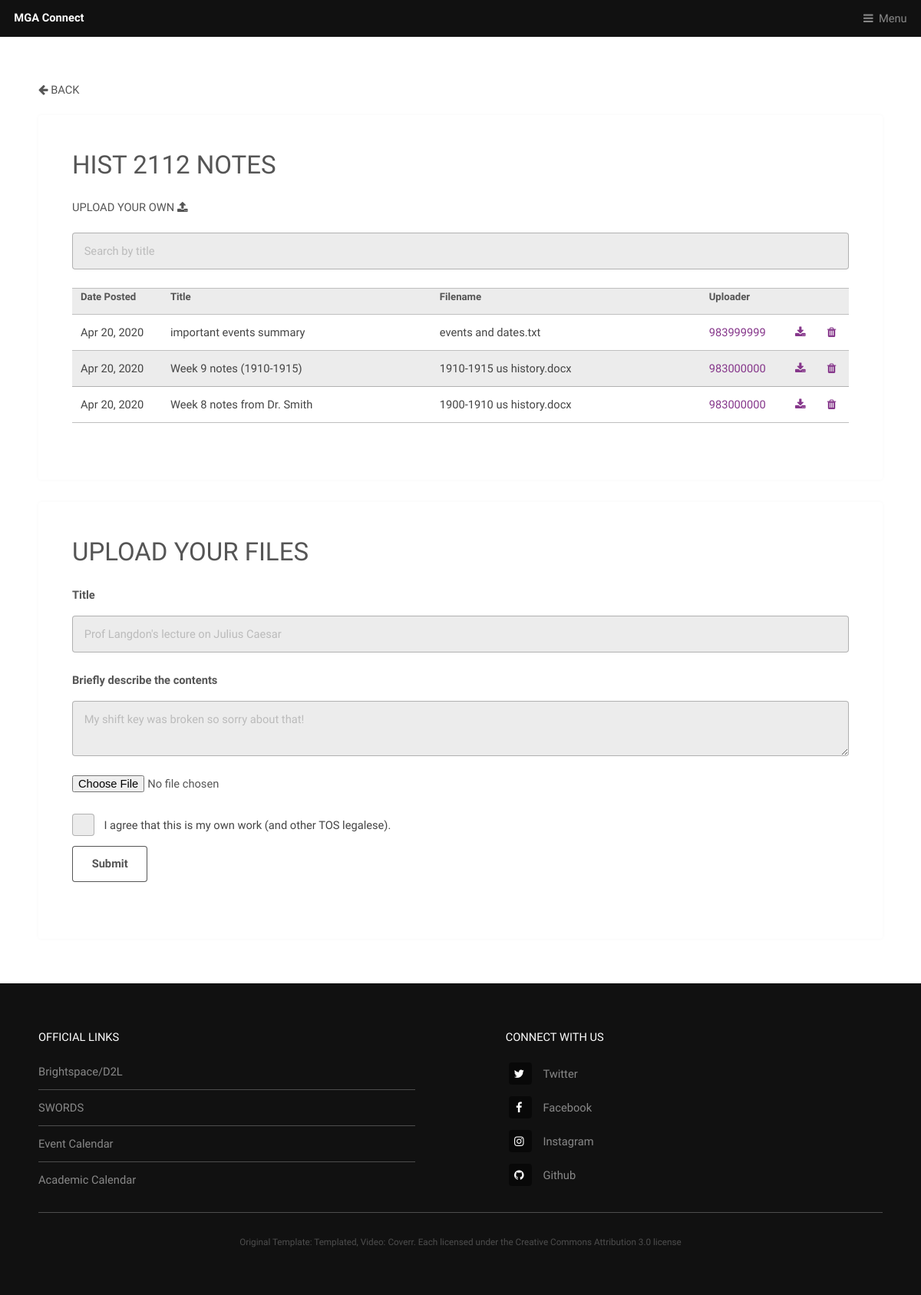
The page /class/hist/2112 (signed in) on the database as committed earlier.
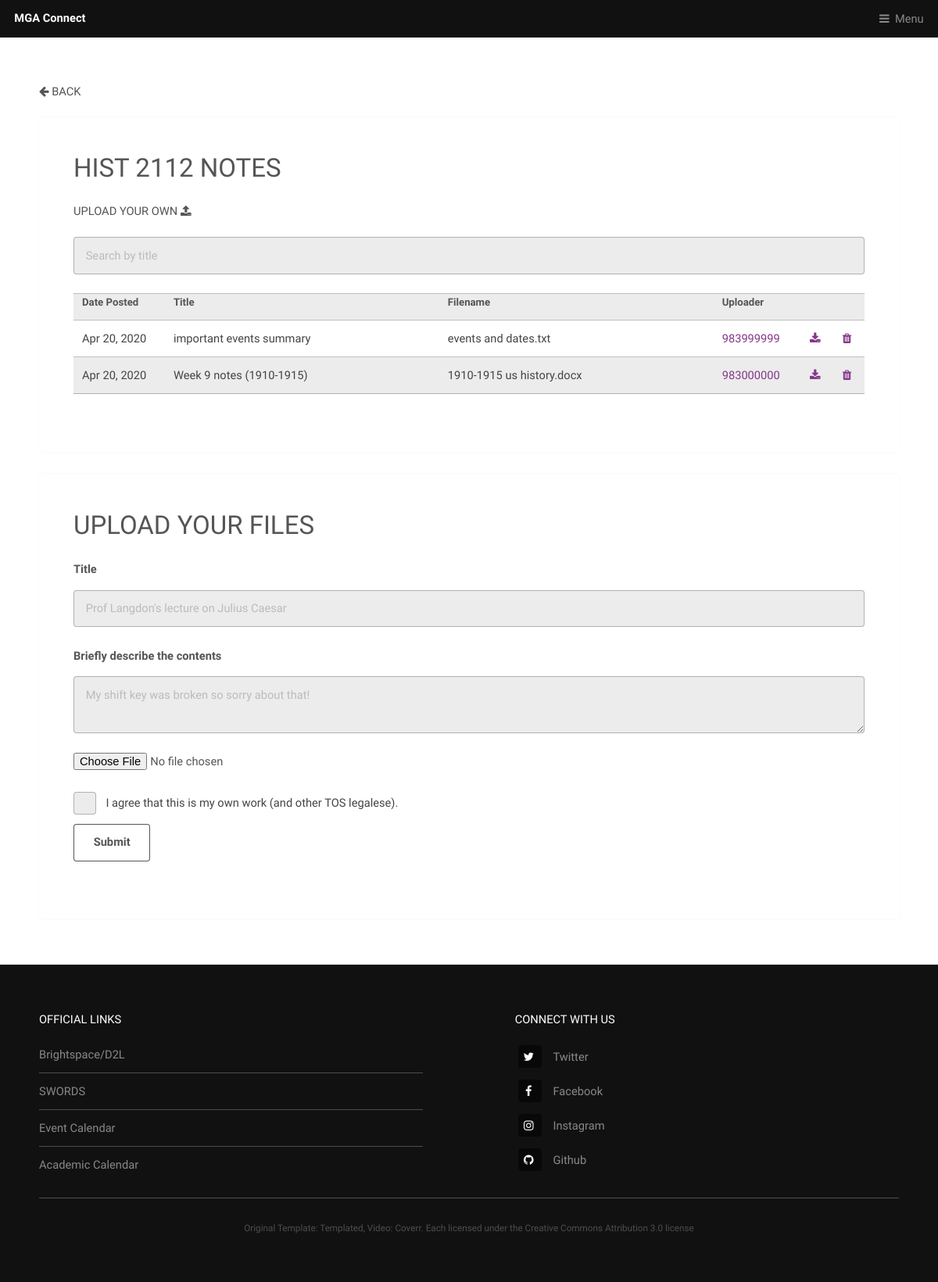
The same page on the database as committed later.
### app/models.py (models this page shows, shortened)
class Notes(db.Model):
    __tablename__ = 'notes'
    id = db.Column(db.Integer, primary_key=True)
    program =db.Column(db.Integer(), db.ForeignKey('class_list.program', ondelete='CASCADE'))
    course_id = db.Column(db.Integer(), db.ForeignKey('class_list.course_id', ondelete='CASCADE'))
    title = db.Column(db.String(100), nullable=False)
    date_posted = db.Column(db.DateTime, nullable=False, default=datetime.utcnow)
    content = db.Column(db.Text, nullable=True)
    notes_file = db.Column(db.String(20), nullable=False)
    original_filename = db.Column(db.String(100), nullable=False)
    user_id = db.Column(db.String(9), db.ForeignKey('user.stu_id', ondelete='CASCADE'), nullable=False)

### app/routes.py (the view, shortened to what this page needs)
@login_required
def course(program, course_id):
    form = AddNotesForm()
    notes_list = Notes.query.filter_by(program=program, course_id=course_id).order_by(Notes.date_posted.desc()).all()
    return render_template('course_notes.html', title='Course', form=form, notes_list=notes_list, program=program, course_id=course_id)

### app/forms.py
class AddNotesForm(FlaskForm):
    title = StringField('Title', validators=[DataRequired(), Length(min=5, max=100)], render_kw={"placeholder": "Prof Langdon's lecture on Julius Caesar"})
    description = TextAreaField('Briefly describe the contents', validators=[Length(min=0, max=250)], render_kw={"placeholder": "My shift key was broken so sorry about that!"})
    notes = FileField('Add Notes')
    tos = BooleanField('I agree that this is my own work (and other TOS legalese).', [DataRequired()])
    submit = SubmitField('Submit')

### app/models.py (called while the page is built)
    def has_role(self, name):
        for role in self.roles:
            if role.name == name:
                return True
            return False

### app/routes.py (called while the page is built)
@app.before_request
def before_request():
    if current_user.is_authenticated:
        current_user.last_seen = datetime.utcnow()
        db.session.commit()

### app/templates/course_notes.html (shortened to what the changed rows need)
{% extends 'template.html' %}
{% block content %}
    <section id="main" class="wrapper">
        <div class="inner">
            <div class="content">
                <header>
                    <h2>{{ program + ' ' + course_id }} Notes</h2>
                </header>
                {% if notes_list %}
                    <br>
                    <table id="myTable">
                    <col width="100"><col width="300"><col width="300"><col width="90"><col width="20"><col width="20">
                        <tr>
                            <th>Date Posted</th>
                            <th>Title</th>
                            <th>Filename</th>
                            <th>Uploader</th>
                            <th> </th>
                            <th> </th>
                        </tr>
                        {% for note in notes_list %}
                            <tr>
                                <td>{{ note.date_posted.strftime('%b %d, %Y') }}</td>
                                <td>{{ note.title }}</td>
                                <td>{{ note.original_filename }}</td>
                                <td><a href="{{ url_for('account', stu_id=note.user_id) }}">{{ note.user_id }}</a></td>
                                <td><a href="{{ url_for('download_file', filename=note.notes_file) }}" class="icon fa-download"></a></td>
                                {% if current_user.stu_id == note.user_id %}
                                    <td><a href="{{ url_for('delete_note', note_id=note.id) }}" class="icon fa-trash"></a></td>
                                {% elif current_user.has_role('admin') %}
                                    <td><a href="{{ url_for('delete_note', note_id=note.id) }}" class="icon fa-trash"></a></td>
                                {% else %}
                                    <td> </td>
                                {% endif %}
                            </tr>
                        {% endfor %}
                    </table>
                {% else %}
                    <a style="text-align:center" href="#upload"><h3>Be the first to upload notes for this class!</h3></a>
                {% endif %}
            </div>
            {% if current_user.is_authenticated %}
            <div id="upload" class="content">
                <h2>Upload your files</h2>
            </div>
            {% endif %}
        </div>
    </section>
{% endblock content %}

Rows that differ between the two databases and show on the page:
removed Notes: date_posted "Apr 20, 2020", title "Week 8 notes from Dr. Smith", original_filename "1900-1910 us history.docx", user_id "983000000"
